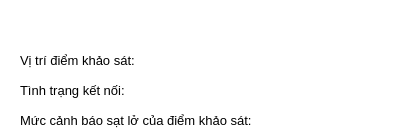
<?xml version="1.0" encoding="UTF-8"?>
<ui version="4.0">
 <class>Form</class>
 <widget class="QWidget" name="Form">
  <property name="geometry">
   <rect>
    <x>0</x>
    <y>0</y>
    <width>420</width>
    <height>140</height>
   </rect>
  </property>
  <property name="windowTitle">
   <string>Form</string>
  </property>
  <property name="styleSheet">
   <string notr="true"/>
  </property>
  <widget class="QWidget" name="widget" native="true">
   <property name="geometry">
    <rect>
     <x>0</x>
     <y>0</y>
     <width>421</width>
     <height>141</height>
    </rect>
   </property>
   <property name="cursor">
    <cursorShape>PointingHandCursor</cursorShape>
   </property>
   <property name="styleSheet">
    <string notr="true">background-color: white;</string>
   </property>
   <widget class="QLabel" name="label_1">
    <property name="geometry">
     <rect>
      <x>20</x>
      <y>50</y>
      <width>161</width>
      <height>21</height>
     </rect>
    </property>
    <property name="font">
     <font>
      <pointsize>10</pointsize>
      <weight>50</weight>
      <bold>false</bold>
     </font>
    </property>
    <property name="text">
     <string>Vị trí điểm khảo sát:</string>
    </property>
   </widget>
   <widget class="QLabel" name="label_2">
    <property name="geometry">
     <rect>
      <x>20</x>
      <y>80</y>
      <width>141</width>
      <height>21</height>
     </rect>
    </property>
    <property name="font">
     <font>
      <pointsize>10</pointsize>
      <weight>50</weight>
      <bold>false</bold>
     </font>
    </property>
    <property name="text">
     <string>Tình trạng kết nối:</string>
    </property>
   </widget>
   <widget class="QLabel" name="label_3">
    <property name="geometry">
     <rect>
      <x>20</x>
      <y>110</y>
      <width>301</width>
      <height>21</height>
     </rect>
    </property>
    <property name="font">
     <font>
      <pointsize>10</pointsize>
      <weight>50</weight>
      <bold>false</bold>
     </font>
    </property>
    <property name="text">
     <string>Mức cảnh báo sạt lở của điểm khảo sát:</string>
    </property>
   </widget>
   <widget class="QLabel" name="index">
    <property name="geometry">
     <rect>
      <x>70</x>
      <y>10</y>
      <width>301</width>
      <height>31</height>
     </rect>
    </property>
    <property name="font">
     <font>
      <family>Segoe UI Semibold</family>
      <pointsize>10</pointsize>
      <weight>75</weight>
      <bold>true</bold>
     </font>
    </property>
    <property name="styleSheet">
     <string notr="true"/>
    </property>
    <property name="text">
     <string/>
    </property>
    <property name="alignment">
     <set>Qt::AlignCenter</set>
    </property>
   </widget>
   <widget class="QLabel" name="name">
    <property name="geometry">
     <rect>
      <x>180</x>
      <y>50</y>
      <width>231</width>
      <height>21</height>
     </rect>
    </property>
    <property name="font">
     <font>
      <pointsize>10</pointsize>
      <weight>50</weight>
      <bold>false</bold>
     </font>
    </property>
    <property name="text">
     <string/>
    </property>
   </widget>
   <widget class="QLabel" name="state">
    <property name="geometry">
     <rect>
      <x>160</x>
      <y>80</y>
      <width>251</width>
      <height>21</height>
     </rect>
    </property>
    <property name="font">
     <font>
      <pointsize>10</pointsize>
      <weight>50</weight>
      <bold>false</bold>
     </font>
    </property>
    <property name="text">
     <string/>
    </property>
   </widget>
   <widget class="QLabel" name="level">
    <property name="geometry">
     <rect>
      <x>330</x>
      <y>110</y>
      <width>81</width>
      <height>21</height>
     </rect>
    </property>
    <property name="font">
     <font>
      <pointsize>10</pointsize>
      <weight>50</weight>
      <bold>false</bold>
     </font>
    </property>
    <property name="text">
     <string/>
    </property>
   </widget>
  </widget>
 </widget>
 <resources/>
 <connections/>
</ui>
